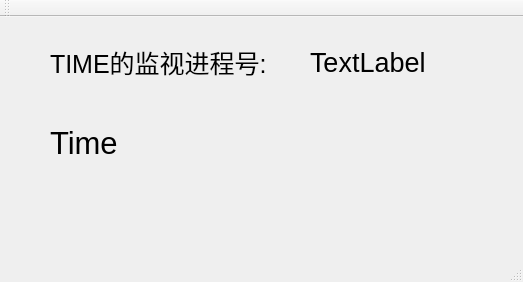
<?xml version="1.0" encoding="UTF-8"?>
<ui version="4.0">
 <class>MainWindow</class>
 <widget class="QMainWindow" name="MainWindow">
  <property name="geometry">
   <rect>
    <x>0</x>
    <y>0</y>
    <width>523</width>
    <height>282</height>
   </rect>
  </property>
  <property name="windowTitle">
   <string>MainWindow</string>
  </property>
  <widget class="QWidget" name="centralWidget">
   <widget class="QLabel" name="Time">
    <property name="geometry">
     <rect>
      <x>50</x>
      <y>90</y>
      <width>461</width>
      <height>71</height>
     </rect>
    </property>
    <property name="font">
     <font>
      <pointsize>23</pointsize>
     </font>
    </property>
    <property name="text">
     <string>Time</string>
    </property>
   </widget>
   <widget class="QLabel" name="timetext">
    <property name="geometry">
     <rect>
      <x>50</x>
      <y>10</y>
      <width>251</width>
      <height>71</height>
     </rect>
    </property>
    <property name="font">
     <font>
      <pointsize>19</pointsize>
     </font>
    </property>
    <property name="text">
     <string>TIME的监视进程号:</string>
    </property>
   </widget>
   <widget class="QLabel" name="Tnumber">
    <property name="geometry">
     <rect>
      <x>310</x>
      <y>20</y>
      <width>141</width>
      <height>51</height>
     </rect>
    </property>
    <property name="font">
     <font>
      <pointsize>20</pointsize>
     </font>
    </property>
    <property name="text">
     <string>TextLabel</string>
    </property>
   </widget>
  </widget>
  <widget class="QMenuBar" name="menuBar">
   <property name="geometry">
    <rect>
     <x>0</x>
     <y>0</y>
     <width>523</width>
     <height>25</height>
    </rect>
   </property>
  </widget>
  <widget class="QToolBar" name="mainToolBar">
   <attribute name="toolBarArea">
    <enum>TopToolBarArea</enum>
   </attribute>
   <attribute name="toolBarBreak">
    <bool>false</bool>
   </attribute>
  </widget>
  <widget class="QStatusBar" name="statusBar"/>
 </widget>
 <layoutdefault spacing="6" margin="11"/>
 <resources/>
 <connections/>
</ui>
